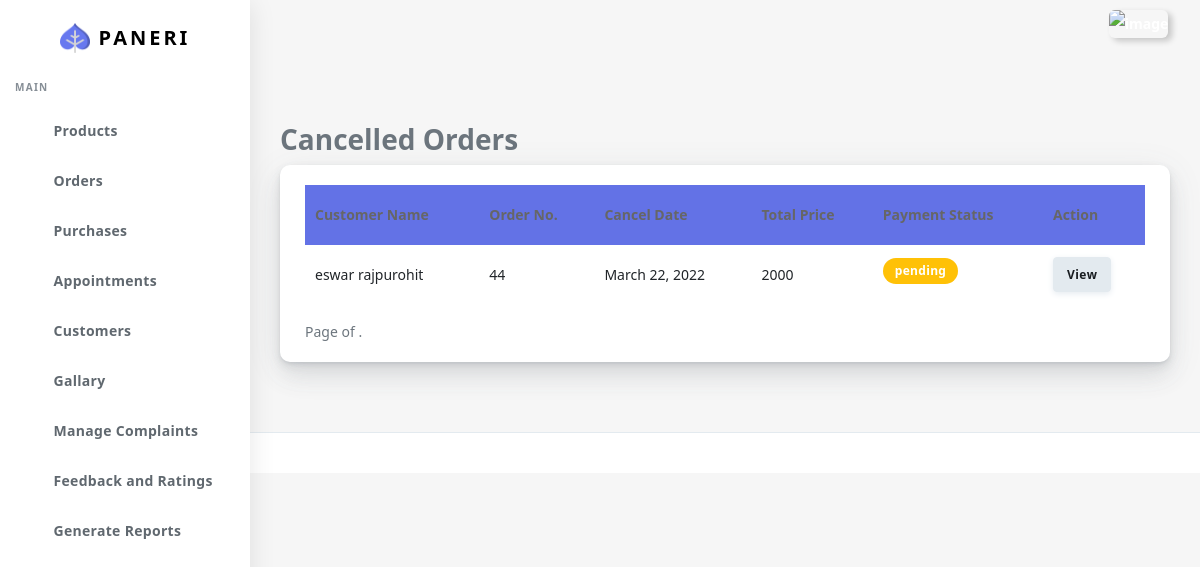
Screenshot of /cancelledorder with the database file from the repository.
### customer/models.py (models this page shows, shortened)
class Sales(models.Model):
    sales_date = models.DateField(auto_now=True)
    d_date=models.DateField(null=True,blank=True)
    c_date=models.DateField(null=True)
    payment_status = models.CharField(max_length=10)
    sales_status=models.CharField(max_length=20,default="pending")
    payment_date = models.DateTimeField()
    note=models.CharField(max_length=255,null=True,blank=True)
    userbase=models.ForeignKey('UserBase',on_delete=CASCADE)

class UserBase(models.Model):
    user_id=models.OneToOneField(User,on_delete=CASCADE,primary_key=True)
    first_name=models.CharField(max_length=45)
    last_name=models.CharField(max_length=45)
    gender=models.BooleanField(default="Not Specified")
    dob=models.DateField(default="Not Specified")
    cus_add1=models.TextField(null=True,blank=True)
    cus_add2=models.TextField(null=True,blank=True)
    pincode=models.IntegerField()
    Cus_phone=models.CharField(max_length=10)
    profile=models.ImageField(upload_to="profileImages/",max_length=1500)
    area_id=models.ForeignKey(Area,on_delete=CASCADE)
    class meta:
        ordering = ['user_id']

### customer/views.py (the view)
# urls.py: path("cancelledorder",views.cancelledorder,name="cancelledorder"),
def cancelledorder(request):
    orders=Sales.objects.filter(sales_status="Cancelled").order_by('-id','sales_date')
    main=[]
    for i in orders:
        sd=SalesDetails.objects.filter(sales_id=i)
        p=0
        for j in sd:
            p=p+j.final_price
        main.append(p)
    print(main)
    paginator=Paginator(orders,5)
    page_number=request.GET.get('page')
    order=paginator.get_page(page_number)
    context=zip(order, main)
    return render(request,"Mainadmin/can_ords.html",{'order':context})

### customer/templates/Mainadmin/can_ords.html (shortened to what this page needs)
{% extends "Mainadmin/index.html" %}
{% load static %}
{% block body %}
      <div class="main-content">
        <section class="section">
          <div class="section-body">
            <h3 class="page-title">Cancelled Orders </h3>
            </div>
            <div class="row">
              <div class="col-12">
                <div class="card">
                  <div class="card-body">
                    <div class="row">
                      <div class="col-12 table-responsive">
                        {% if order %}
                        <table id="order-listing" class="table" cellspacing="0" width="100%">
                          <thead>
                            <tr class="bg-primary ">
                              <th>Customer Name</th>
                              <th>Order No.</th>
                              <th>Cancel Date</th>
                              <th>Total Price</th>
                              <th>Payment Status</th>
                              <th>Action</th>
                            </tr>
                          </thead>
                          <tbody>
                            {% for o,m in order %}
                            <tr>
                              <td>{{o.userbase.first_name}} {{o.userbase.last_name}}</td>
                              <td>{{o.id}}</td>
                              <td>{{o.c_date}}</td>
                              <td>{{m}}</td>
                              <td >
                                {% if o.payment_status == "paid" %}
                                <label class="badge badge-success">{{o.payment_status}}</label>
                                  {% elif o.payment_status == "pending" %}
                                <label class="badge badge-warning">{{o.payment_status}}</label>
                                  {% elif o.payment_status == "cancelled" %}
                                <label class="badge badge-danger">{{o.payment_status}}</label>
                                {% endif %}
                              </td>
                              <td class="text-left">
                                <a href="{% url 'det_rec_ord' o.id %}"><button class="btn btn-light">
                                  View </button></a>
                              </td>
                            </tr>
                            {% endfor %}
                          </tbody>
                        </table>
                        {% else %}
                      <h6 class="text-center"> <b> No Records....</b></h6>
                        {% endif %}
                        <div class="pagination">
                          <span class="step-links">
                              <span class="current">
                                  Page {{ orders.number }} of {{ orders.paginator.num_pages }}.
                              </span>
                          </span>
                      </div>
                      </div>
                    </div>
                  </div>
                </div>
          </div>
        </section>
      </div>
      <footer class="main-footer">
      </footer>
    </div>
{% endblock body %}

### rows the page displays
Sales: userbase.first_name "eswar", userbase.last_name "rajpurohit", id "44", c_date "March 22, 2022", m "2000", payment_status "pending"
